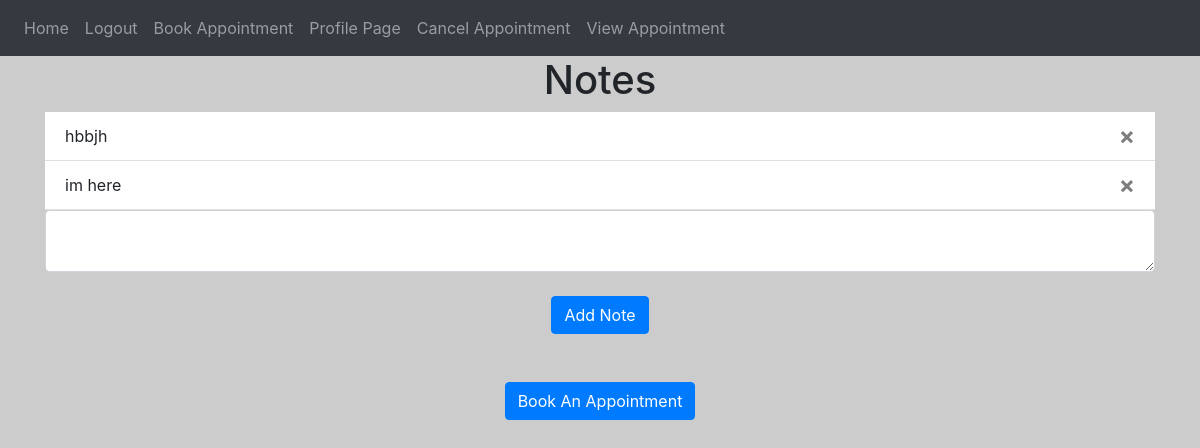
Before: / (signed in) with the older database file.
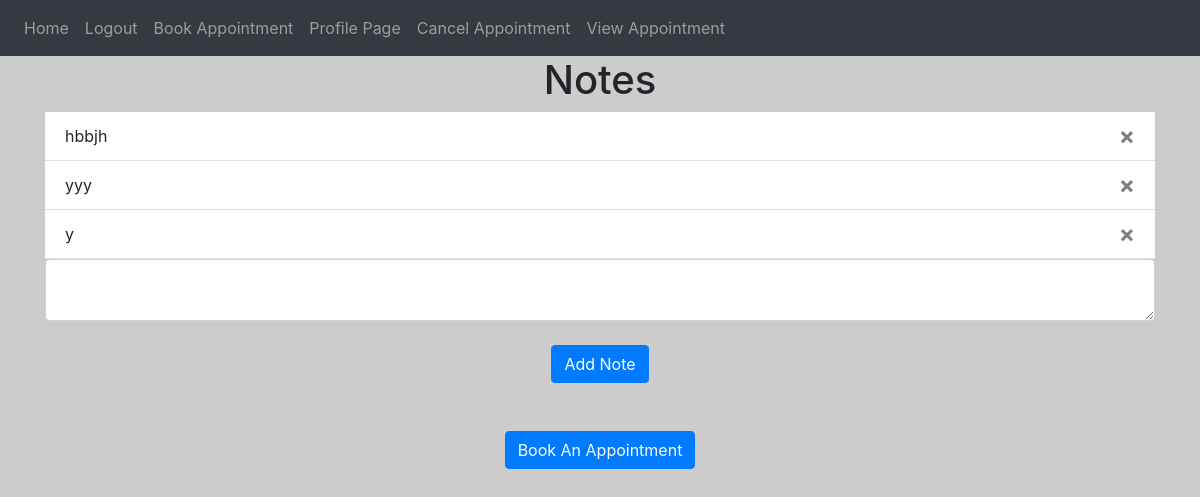
After: the same page with the newer database file.
### website/models.py (models this page shows)
class Note(db.Model):
    id = db.Column(db.Integer, primary_key=True)
    data = db.Column(db.String(10000))
    date = db.Column(db.DateTime(timezone=True), default=func.now())
    user_id = db.Column(db.Integer, db.ForeignKey('user.id'))

### website/views.py (the view, shortened to what this page needs)
@views.route('/', methods=['GET','POST'])
@login_required
def home():
    return render_template("home.html", user=current_user)

### website/__init__.py (called while the page is built)
def create_app():
    app = Flask(__name__)
    app.config['SECRET_KEY'] = 'jdjdjjrfjjfdjf'
    app.config['SQLALCHEMY_DATABASE_URI'] = f'sqlite:///{DB_NAME}'
    db.init_app(app)
    from .views import views
    from .auth import auth
    app.register_blueprint(views,url_prefix="/")
    app.register_blueprint(auth,url_prefix="/")
    from .models import User, Note
    create_database(app)
    login_manager = LoginManager()
    login_manager.login_view = 'auth.login'
    login_manager.init_app(app)
    @login_manager.user_loader
    def load_user(id):
        return User.query.get(int(id))
    return app

### website/templates/home.html
{% extends "base.html" %} {% block title %}Home{% endblock %} {% block content%}
<h1 align="center">Notes</h1>
<ul class="list-group list-group-flush" id="notes">
	{% for note in user.notes %}
	<li class="list-group-item">
		{{ note.data}}
		<button type="button" class="close" onClick="deleteNote({{ note.id }})">
			<span aria-hidden="true">&times;</span>
		</button>
	</li>
	{%endfor%}
</ul>
<form method="POST">
	<textarea name="note" id="note" class="form-control"></textarea>
	<br />
	<div align="center">
		<button type="submit" class="btn btn-primary">Add Note</button>
	</div>
</form>
<br />
<br />
<div align="center">
	<button type="submit" class="btn btn-primary">Book An Appointment</button>
</div>
{% endblock%}

### website/templates/base.html (shortened to what this page needs)
<!DOCTYPE html>
<html>
	<head>
		<link
			rel="stylesheet"
			href="https://stackpath.bootstrapcdn.com/bootstrap/4.4.1/css/bootstrap.min.css"
		/>
		<link
			rel="stylesheet"
			href="https://stackpath.bootstrapcdn.com/font-awesome/4.7.0/css/font-awesome.min.css"
		/>
		<link
			rel="stylesheet"
			href="https://cdn.jsdelivr.net/npm/flatpickr/dist/flatpickr.min.css"
		/>
	</head>
	<body>
		<nav class="navbar navbar-expand-lg navbar-dark bg-dark">
			<div class="collapse navbar-collapse" id="navbar">
				<div class="navbar-nav">
					{% if user.is_authenticated %}
					<a class="nav-item nav-link" id="home" href="/">Home</a>
					<a class="nav-item nav-link" id="logout" href="/logout">Logout</a>
					<a class="nav-item nav-link" id="book" href="/book"
						>Book Appointment</a
					>
					<a class="nav-item nav-link" id="prof" href="/prof">Profile Page</a>
					<a class="nav-item nav-link" id="prof" href="/cancel"
						>Cancel Appointment</a
					>
					<a class="nav-item nav-link" id="prof" href="/view"
						>View Appointment</a
					>
					{% else %}
					<a class="nav-item nav-link" id="login" href="/login">Login</a>
					<a class="nav-item nav-link" id="signUp" href="/sign-up">Sign Up</a>
					{% endif %}
				</div>
			</div>
		</nav>
		<div class="container">{% block content%} {% endblock%}</div>
	</body>
</html>

### website/templates/base.html (style rules this page uses)
body { background-image: url("bg.jpg"); background-color: #cccccc; }

Changed rows visible on the page:
removed Note: data "im here"
added Note: data "yyy"
added Note: data "y"
